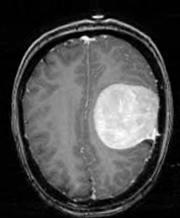
#> input picture Brain-Tumor-Detection/augmented data/yes/aug_Y1_0_2900.jpg, 180 x 218 px, found by its file name; its folder holds only this picture in this run
$ jupyter execute --allow-errors 'Brain Tumor Detection.ipynb'   (shell and % lines are left out)
#> lines starting #> are read from the running program, lines starting #| are printed output that depends on the picture; after the words box and inside, x2 and y2 are one past the last pixel; in counts of white or black regions, pixels touching at a corner belong together
[cell 1]
import tensorflow as tf
from keras.layers import Conv2D, Input, ZeroPadding2D, BatchNormalization, Activation, MaxPooling2D, Flatten, Dense
from keras.models import Model, load_model
from keras.callbacks import TensorBoard, ModelCheckpoint
from sklearn.model_selection import train_test_split
from sklearn.metrics import f1_score
from sklearn.utils import shuffle
import cv2
import imutils
import numpy as np
import matplotlib.pyplot as plt
import time
from os import listdir

[cell 2]
def crop_brain_contour(image, plot=False):


    # Convert the image to grayscale, and blur it slightly
    gray = cv2.cvtColor(image, cv2.COLOR_BGR2GRAY)
    gray = cv2.GaussianBlur(gray, (5, 5), 0)

    # Threshold the image, then perform a series of erosions +
    # dilations to remove any small regions of noise
    thresh = cv2.threshold(gray, 45, 255, cv2.THRESH_BINARY)[1]
    thresh = cv2.erode(thresh, None, iterations=2)
    thresh = cv2.dilate(thresh, None, iterations=2)

    # Find contours in thresholded image, then grab the largest one
    cnts = cv2.findContours(thresh.copy(), cv2.RETR_EXTERNAL, cv2.CHAIN_APPROX_SIMPLE)
    cnts = imutils.grab_contours(cnts)
    c = max(cnts, key=cv2.contourArea)


    # Find the extreme points
    extLeft = tuple(c[c[:, :, 0].argmin()][0])
    extRight = tuple(c[c[:, :, 0].argmax()][0])
    extTop = tuple(c[c[:, :, 1].argmin()][0])
    extBot = tuple(c[c[:, :, 1].argmax()][0])

    # crop new image out of the original image using the four extreme points (left, right, top, bottom)
    new_image = image[extTop[1]:extBot[1], extLeft[0]:extRight[0]]

    if plot:
        plt.figure()

        plt.subplot(1, 2, 1)
        plt.imshow(image)

        plt.tick_params(axis='both', which='both',
                        top=False, bottom=False, left=False, right=False,
                        labelbottom=False, labeltop=False, labelleft=False, labelright=False)

        plt.title('Original Image')

        plt.subplot(1, 2, 2)
        plt.imshow(new_image)

        plt.tick_params(axis='both', which='both',
                        top=False, bottom=False, left=False, right=False,
                        labelbottom=False, labeltop=False, labelleft=False, labelright=False)

        plt.title('Cropped Image')

        plt.show()

    return new_image

[cell 3]
ex_img = cv2.imread('yes/Y1.jpg')
#> (the rest of this cell did not finish here and is left out)

[cell 4]
def load_data(dir_list, image_size):

    # load all images in a directory
#> called with image_size = (240, 240)
    X = []
    y = []
    image_width, image_height = image_size

    for directory in dir_list:
        for filename in listdir(directory):
            # load the image
            image = cv2.imread(directory + '\\' + filename)
#> image is the input picture: shape (218, 180, 3); min 0, max 255, mean 74.6
            # crop the brain and ignore the unnecessary rest part of the image
            image = crop_brain_contour(image, plot=False)
#> call 2 of crop_brain_contour, with plot = False
#> in crop_brain_contour (call 2), `gray = cv2.GaussianBlur(gray, (5, 5), 0)`:
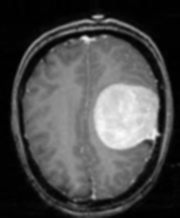
#> gray: shape (218, 180); min 0, max 251, mean 74.6
#> in crop_brain_contour (call 2), `thresh = cv2.threshold(gray, 45, 255, cv2.THRESH_BINARY)[1]`:
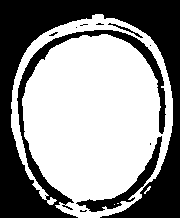
#> thresh: shape (218, 180); 57.1% white; 10 black regions (7 under 20 px), largest, box (x1, y1, x2, y2) and area: (0, 0, 180, 218) 15714, (76, 136, 162, 212) 981, (108, 23, 143, 38) 74
#> in crop_brain_contour (call 2), `thresh = cv2.erode(thresh, None, iterations=2)`:
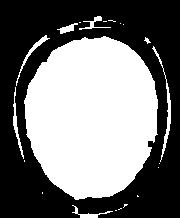
#> thresh: shape (218, 180); 45.9% white; 21 white regions (13 under 20 px), largest, box (x1, y1, x2, y2) and area: (24, 36, 158, 200) 16980, (152, 46, 171, 162) 290, (13, 87, 24, 159) 173
#> in crop_brain_contour (call 2), `thresh = cv2.dilate(thresh, None, iterations=2)`:
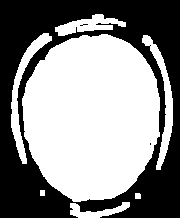
#> thresh: shape (218, 180); 54.9% white; 3 black regions (2 under 20 px)
#> in crop_brain_contour (call 2), `cnts = cv2.findContours(thresh.copy(), cv2.RETR_EXTERNAL, cv2.CHAIN_AP..`: cnts = 7 contours; box (x1, y1, x2, y2) and area: (22, 34, 160, 202) 18010, (11, 33, 52, 164) 924, (142, 35, 173, 170) 866, (55, 14, 126, 36) 648, (70, 202, 130, 218) 370, (135, 193, 141, 199) 24, (40, 190, 45, 196) 20
#> in crop_brain_contour (call 2), `c = max(cnts, key=cv2.contourArea)`: c = contour of 218 points, box (x1, y1, x2, y2) (22, 34, 160, 202), area 18010
#> in crop_brain_contour (call 2), `extLeft = tuple(c[c[:, :, 0].argmin()][0])`: extLeft = (22, 98)
#> in crop_brain_contour (call 2), `extRight = tuple(c[c[:, :, 0].argmax()][0])`: extRight = (159, 136)
#> in crop_brain_contour (call 2), `extTop = tuple(c[c[:, :, 1].argmin()][0])`: extTop = (101, 34)
#> in crop_brain_contour (call 2), `extBot = tuple(c[c[:, :, 1].argmax()][0])`: extBot = (73, 201)
#> in crop_brain_contour (call 2), `new_image = image[extTop[1]:extBot[1], extLeft[0]:extRight[0]]`:
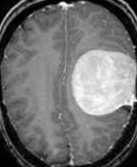
#> new_image: shape (167, 137, 3); min 0, max 255, mean 113.5
            # resize image
            image = cv2.resize(image, dsize=(image_width, image_height), interpolation=cv2.INTER_CUBIC)
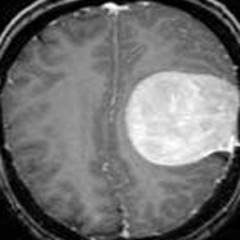
#> image: shape (240, 240, 3); min 0, max 255, mean 113.5
            # normalize values
            image = image / 255.
            # convert image to numpy array and append it to X
            X.append(image)
            if directory[-3:] == 'yes':
                y.append([1])
            else:
                y.append([0])

    X = np.array(X)
    y = np.array(y)

    # Shuffle the data
    X, y = shuffle(X, y)

    print(f'Number of examples is: {len(X)}')
    print(f'X shape is: {X.shape}')
    print(f'y shape is: {y.shape}')

    return X, y
